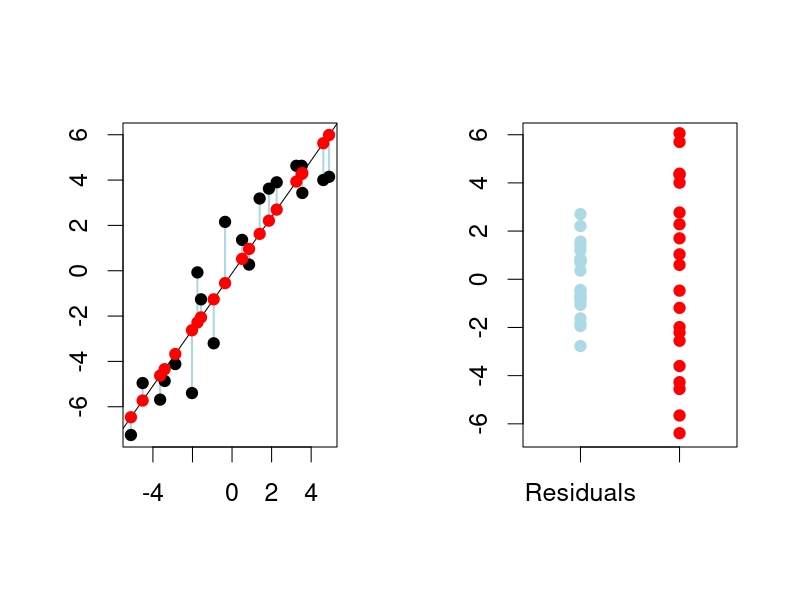
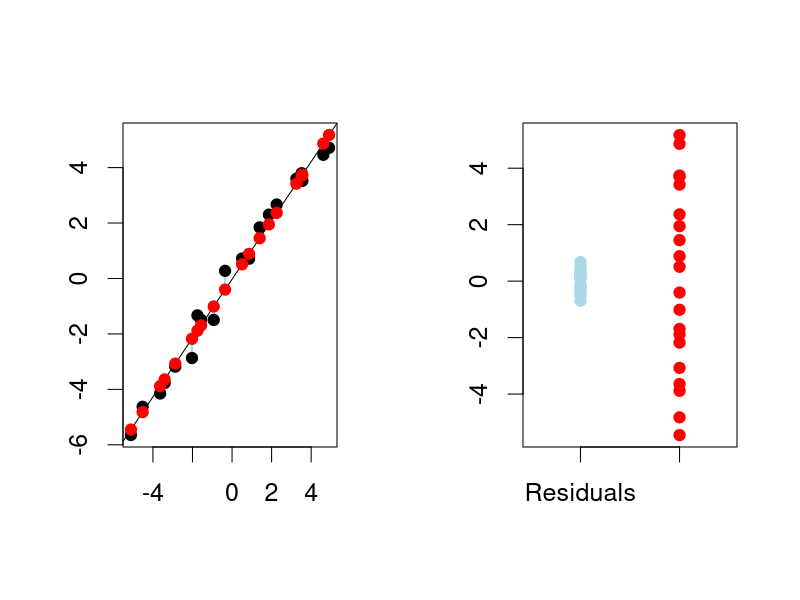
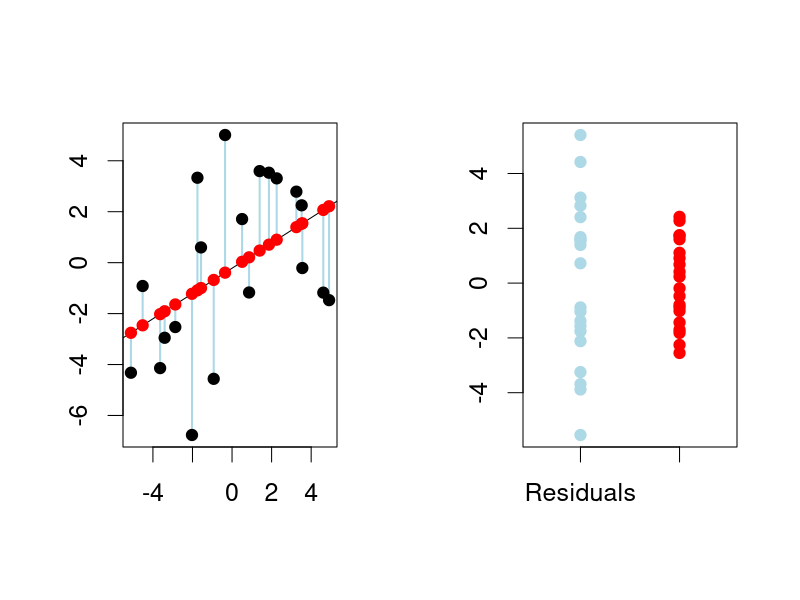
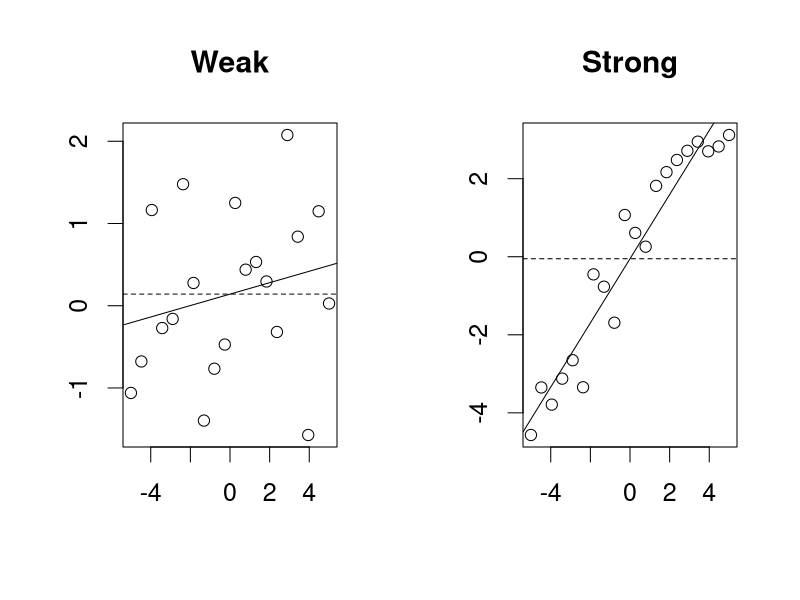

Write the R code that produced these figures, in order.
## ---- chunk 1
CWD <- read.table("./datasets/01-linear-regression/christ.csv", header = T, sep = ",", dec = ".")
attach(CWD)

model <- lm(CWD.BASA ~ RIP.DENS)
model3 <- lm(I(log(CWD.BASA)) ~ RIP.DENS + I(RIP.DENS^2))
summary(model)
confint(model)

needles <- read.table("./datasets/01-linear-regression/needles.txt", header = T, sep = "\t", dec = ".")
attach(needles)
model_l5 <- lm(length ~ nitrogen * phosphor + potassium 
               + phosphor * residu)
model_l8 <- lm(length ~ nitrogen *  phosphor + potassium)

library(car)

body.fat <- read.table("./datasets/01-linear-regression/bodyfatNKNW.txt", header = T, dec = ".")
attach(body.fat)
## ---- chunk 2
coefs <- summary(model_l8)$coefficients
coefs
## ---- chunk 3
summary(model_l8)
## ---- chunk 4
SSE <- sum(model_l8$residuals^2)
MSE <- sqrt(SSE/(26 - 5))
MSE
## ---- chunk 5
p <- predict(model3, newdata = data.frame(RIP.DENS=800:2200), 
             interval = "confidence")
## ---- chunk 6
p[1:3,]
## ---- chunk 7
p <- predict(model3, newdata = data.frame(RIP.DENS=800:2200), 
             interval = "prediction")
## ---- chunk 8
p[1:3,]
## ---- chunk 9
newdata <- data.frame(nitrogen = 1.9, phosphor = 0.2, 
                      potassium = 0.7)
newdata
predict.lm(model_l8, newdata, interval = "confidence")
predict.lm(model_l8, newdata, interval = "prediction")
## ---- chunk 10
set.seed(123)
x <- seq(-5, 5, length.out=20) + 0.2 * rnorm(20)
y <- x + 2 * rnorm(20)
m <- lm(y ~ x)
y_pred <- predict(m, newdata = data.frame(x = x))

par(mfrow = c(1, 2), cex = 1.5)

plot(NULL, xlim=c(min(x), max(x)), 
     ylim = c(min(y, y_pred), max(y, y_pred)), xlab = "", ylab = "")
segments(x, y_pred, x, y, lwd=2, col = "lightblue")
abline(m)
points(x, y, pch = 19)
points(x, y_pred, pch = 19, col = "red")

res <- m$residuals
plot(NULL, xlab = "", ylab = "", 
     xlim = c(-0.5, 1.5), ylim = c(min(res, y_pred), max(res, y_pred)), xaxt = "n")
points(rep(0, length(res)), res, pch = 19, col = "lightblue")
points(rep(1, length(y_pred)), y_pred - mean(y_pred), pch = 19, col = "red")
axis(1, at = c(0, 1), labels = c("Residuals", "cPredictions"))
## ---- chunk 11
set.seed(123)
x <- seq(-5, 5, length.out=20) + 0.2 * rnorm(20)
y <- x + 0.5 * rnorm(20)
m <- lm(y ~ x)
y_pred <- predict(m, newdata = data.frame(x = x))

par(mfrow = c(1, 2), cex = 1.5)

plot(NULL, xlim=c(min(x), max(x)), 
     ylim = c(min(y, y_pred), max(y, y_pred)), xlab = "", ylab = "")
segments(x, y_pred, x, y, lwd=2, col = "lightblue")
abline(m)
points(x, y, pch = 19)
points(x, y_pred, pch = 19, col = "red")

res <- m$residuals
plot(NULL, xlab = "", ylab = "", 
     xlim = c(-0.5, 1.5), ylim = c(min(res, y_pred), max(res, y_pred)), xaxt = "n")
points(rep(0, length(res)), res, pch = 19, col = "lightblue")
points(rep(1, length(y_pred)), y_pred - mean(y_pred), pch = 19, col = "red")
axis(1, at = c(0, 1), labels = c("Residuals", "cPredictions"))
## ---- chunk 12
set.seed(123)
x <- seq(-5, 5, length.out=20) + 0.2 * rnorm(20)
y <- 0.01*x + 4*rnorm(20)
m <- lm(y ~ x)
y_pred <- predict(m, newdata = data.frame(x = x))

par(mfrow = c(1, 2), cex = 1.5)

plot(NULL, xlim=c(min(x), max(x)), 
     ylim = c(min(y, y_pred), max(y, y_pred)), xlab = "", ylab = "")
segments(x, y_pred, x, y, lwd=2, col = "lightblue")
abline(m)
points(x, y, pch = 19)
points(x, y_pred, pch = 19, col = "red")

res <- m$residuals
plot(NULL, xlab = "", ylab = "", 
     xlim = c(-0.5, 1.5), ylim = c(min(res, y_pred), max(res, y_pred)), xaxt = "n")
points(rep(0, length(res)), res, pch = 19, col = "lightblue")
points(rep(1, length(y_pred)), y_pred - mean(y_pred), pch = 19, col = "red")
axis(1, at = c(0, 1), labels = c("Residuals", "cPredictions"))
## ---- chunk 13
set.seed(123)
x <- seq(-5, 5, length.out = 20)
y_weak <- 0.1 * x + 1 * rnorm(20)
y_strong <- 0.7 * x + 1 * rnorm(20)
m_weak <- lm(y_weak ~ x)
m_strong <- lm(y_strong ~ x)

par(mfrow=c(1, 2), cex=1.5)
plot(x, y_weak, xlab = "", ylab = "", main = "Weak")
abline(m_weak)
abline(h = mean(y_weak), lty = "dashed")

plot(x, y_strong, xlab = "", ylab = "", main = "Strong")
abline(m_strong)
abline(h = mean(y_strong), lty = "dashed")

## ---- chunk 14
model_l1 <- lm(length ~ phosphor)
model_l2 <- lm(length ~ nitrogen + phosphor + potassium + residu)
anova(model_l1, model_l2)
## ---- chunk 15
summary(model_l8)
